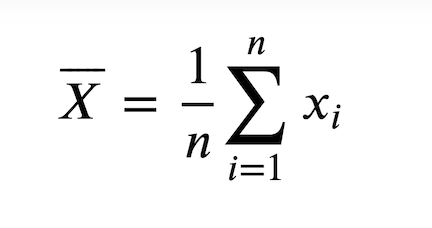
#> input picture test.png, 432 x 228 px
$ python -i preprocessing.py   (imports and definitions only)
#> lines starting #> are read from the running program, lines starting #| are printed output that depends on the picture; after the words box and inside, x2 and y2 are one past the last pixel; in counts of white or black regions, pixels touching at a corner belong together
#> further down, picture is the input picture: shape (228, 432, 3); mean B, G, R 245.9, 245.9, 245.9
import cv2
import numpy as np

def load_image(image_path):
    """Load image from path"""
    return cv2.imread(image_path)

def is_blank_image(image, threshold=0.95):
    """Check if image is mostly blank/white"""
    gray = cv2.cvtColor(image, cv2.COLOR_BGR2GRAY)
    return cv2.countNonZero(gray) / (gray.size) < (1 - threshold)

def preprocess_image(image, target_size=(300, 100)):
    """Preprocess image for model input"""
#> called with target_size = (300, 100)
    # Convert to grayscale
    gray = cv2.cvtColor(image, cv2.COLOR_BGR2GRAY)

    # Adaptive thresholding
    thresh = cv2.adaptiveThreshold(
        gray, 255, cv2.ADAPTIVE_THRESH_GAUSSIAN_C,
        cv2.THRESH_BINARY_INV, 11, 2)
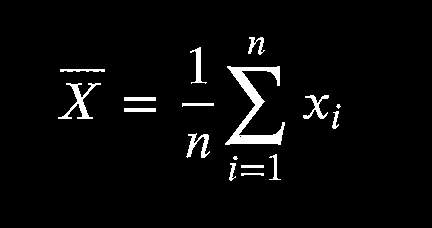
#> thresh: shape (228, 432); 3.6% white; 17 white regions (2 under 20 px), largest, box (x1, y1, x2, y2) and area: (225, 66, 285, 145) 1436, (58, 83, 101, 119) 411, (186, 133, 210, 158) 251

    # Remove small noise
    kernel = np.ones((2, 2), np.uint8)
    cleaned = cv2.morphologyEx(thresh, cv2.MORPH_OPEN, kernel)
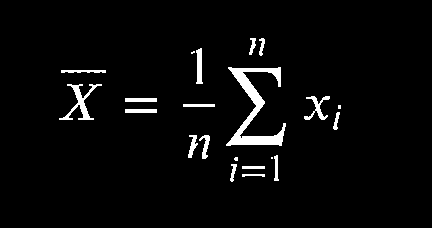
#> cleaned: shape (228, 432); 3.5% white; 21 white regions (4 under 20 px), largest, box (x1, y1, x2, y2) and area: (226, 67, 286, 146) 1434, (59, 84, 102, 120) 411, (304, 96, 330, 120) 209

    # Resize while maintaining aspect ratio
    h, w = cleaned.shape
#> h = 228; w = 432
    new_w = int(target_size[1] * w / h)
#> new_w = 189
    resized = cv2.resize(cleaned, (new_w, target_size[1]))
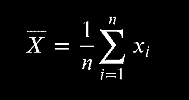
#> resized: shape (100, 189); min 0, max 255, mean 8.8

    # Pad to target width
    delta_w = target_size[0] - new_w
#> delta_w = 111
    if delta_w > 0:
        padded = cv2.copyMakeBorder(
            resized, 0, 0, 0, delta_w,
            cv2.BORDER_CONSTANT, value=0)
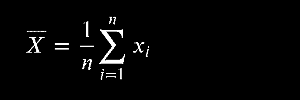
#> padded: shape (100, 300); min 0, max 255, mean 5.6
    else:
        padded = resized[:, :target_size[0]]

    # Normalize
    normalized = padded / 255.0
    return np.expand_dims(normalized, axis=-1)

>>> import cv2
>>> picture = cv2.imread('../../test.png')
>>> result = preprocess_image(picture)
